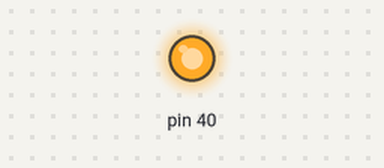
A sketch run on a simulated Arduino Mega 2560, built with avr-gcc and run on an emulated ATmega2560. Shown: output pins drawn as LEDs (lit = HIGH).

Above: at 1.5 s.
At 4.5 s:
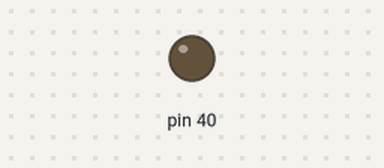
Timing chart, 0 to 7.8 s (numbered marks = the images above):
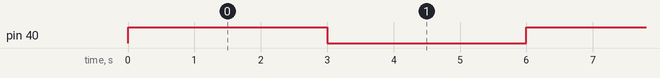

Measured:
- by itself, pin 40: alternates HIGH for 3.0 s and LOW for 3.0 s

The sketch:

DHT_DC_FAN.ino
```cpp
void setup(){
    pinMode(40, OUTPUT);
}

void loop(){
    digitalWrite(40, HIGH);
    delay(3000);
    digitalWrite(40, LOW);
    delay(3000);
}
```
